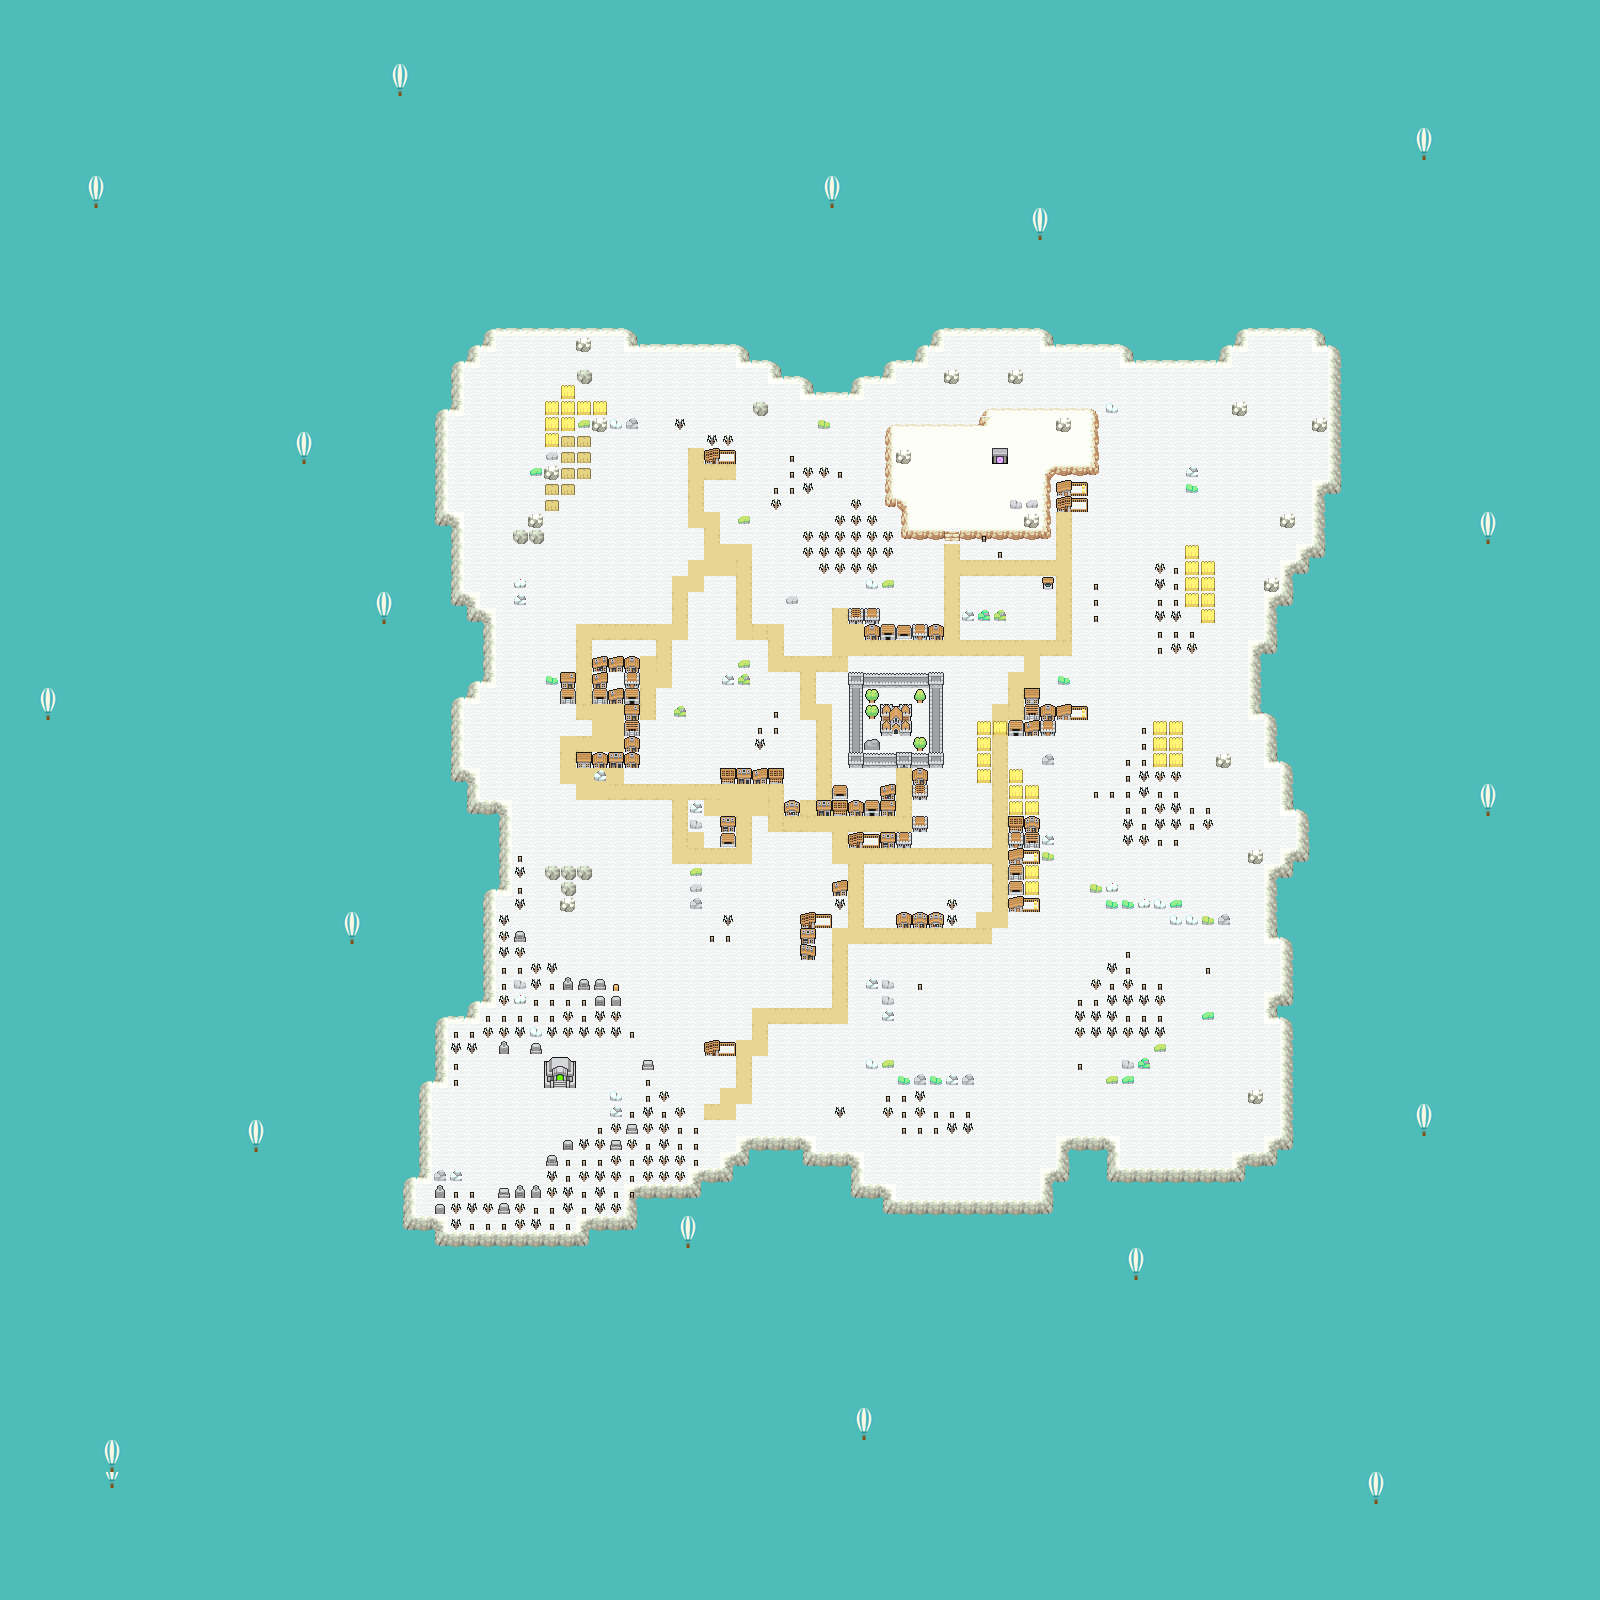

A 2D game scene composited from a Tiled map and its tileset images. What follows is a short description and the map's XML, with each tile layer's data collapsed to a summary:
An orthogonal 100x100 tile map with 16x16 px tiles, 5 tile layers (floor, path, cliff, secondFloor, ...), 10 tilesets and 238 objects (236x collision, spawnPlayer, toAirDonjon).

<map version="1.5" tiledversion="1.7.2" orientation="orthogonal" renderorder="right-down" width="100" height="100" tilewidth="16" tileheight="16" infinite="0" nextlayerid="7" nextobjectid="256">
  <tileset firstgid="1" source="white_wool.tsx" />
  <tileset firstgid="2" source="AllAssetsPreview.tsx" />
  <tileset firstgid="1351" source="Rocks.tsx" />
  <tileset firstgid="1363" source="WinterDeadTrees.tsx" />
  <tileset firstgid="1367" source="ColoredBuildingsPreview.tsx" />
  <tileset firstgid="2147" source="Cliff_winter.tsx" />
  <tileset firstgid="2210" source="aerostat-hot-air-balloon-festival-flight-aqua-removebg-preview (2).tsx" />
  <tileset firstgid="2214" source="Portal.tsx" />
  <tileset firstgid="2218" source="Tombstones.tsx" />
  <tileset firstgid="2226" source="../assetHub/Portal.tsx" />
  <layer id="1" name="floor" width="100" height="100">
    <data>[10000 cells, 10000 non-empty, 5 distinct tile ids]</data>
  </layer>
  <layer id="4" name="path" width="100" height="100">
    <data>[10000 cells, 239 non-empty, 4 distinct tile ids]</data>
  </layer>
  <layer id="5" name="cliff" width="100" height="100">
    <data>[10000 cells, 673 non-empty, 17 distinct tile ids]</data>
  </layer>
  <layer id="3" name="secondFloor" width="100" height="100">
    <data>[10000 cells, 65 non-empty, 17 distinct tile ids]</data>
  </layer>
  <layer id="2" name="buildings" width="100" height="100">
    <data>[10000 cells, 566 non-empty, 74 distinct tile ids]</data>
  </layer>
  <objectgroup id="6" name="objects">
    <object id="1" name="spawnPlayer" x="965.167" y="474.75">
      <point />
    </object>
    <object id="3" type="collision" x="416" y="416.75" width="21" height="112.75" />
    <object id="4" type="collision" x="432" y="367.875" width="21" height="48.25" />
    <object id="5" type="collision" x="448.5" y="351.875" width="21" height="16.75" />
    <object id="6" type="collision" x="459.5" y="335.625" width="21" height="19.5" />
    <object id="7" type="collision" x="474.5" y="317.625" width="21" height="28.75" />
    <object id="8" type="collision" x="482.25" y="316.125" width="156" height="20.75" />
    <object id="9" type="collision" x="625.25" y="326.375" width="156" height="20.75" />
    <object id="10" type="collision" x="736.75" y="344.125" width="76.5" height="20.75" />
    <object id="11" type="collision" x="768.75" y="361.125" width="65.75" height="20.75" />
    <object id="12" type="collision" x="797.125" y="375.875" width="65.75" height="20.75" />
    <object id="13" type="collision" x="829.375" y="359.125" width="65.75" height="20.75" />
    <object id="14" type="collision" x="859.875" y="342.125" width="65.75" height="20.75" />
    <object id="15" type="collision" x="874.375" y="327.375" width="65.75" height="20.75" />
    <object id="16" type="collision" x="930.375" y="315.875" width="128.75" height="20.75" />
    <object id="17" type="collision" x="1039.63" y="336.125" width="93.5" height="20.75" />
    <object id="18" type="collision" x="1117.38" y="348.875" width="116" height="20.75" />
    <object id="19" type="collision" x="1188.13" y="330.875" width="65.75" height="20.75" />
    <object id="20" type="collision" x="1231.88" y="316.875" width="97" height="20.75" />
    <object id="21" type="collision" x="1308.63" y="337.125" width="65.75" height="20.75" />
    <object id="22" type="collision" x="1324.63" y="350.625" width="32" height="133.75" />
    <object id="23" type="collision" x="1308.63" y="474.875" width="27.75" height="85" />
    <object id="24" type="collision" x="1291.38" y="541.875" width="36" height="73.5" />
    <object id="25" type="collision" x="1277.13" y="557.625" width="27.25" height="55.25" />
    <object id="26" type="collision" x="1262.13" y="587.125" width="22" height="72.75" />
    <object id="27" type="collision" x="1246.5" y="635.125" width="22" height="82.75" />
    <object id="28" type="collision" x="1261" y="697.375" width="22" height="72.75" />
    <object id="29" type="collision" x="1275.5" y="744.375" width="22" height="72.75" />
    <object id="30" type="collision" x="1293.75" y="801.625" width="22" height="72.75" />
    <object id="31" type="collision" x="1278.25" y="842.875" width="22" height="72.75" />
    <object id="32" type="collision" x="1264.75" y="861.625" width="22" height="85.25" />
    <object id="33" type="collision" x="1275.75" y="932.125" width="22" height="72.75" />
    <object id="34" type="collision" x="1262.25" y="984.875" width="22" height="44.25" />
    <object id="35" type="collision" x="1275.75" y="1013.13" width="22" height="132.25" />
    <object id="36" type="collision" x="1262.5" y="1131.88" width="22" height="41" />
    <object id="37" type="collision" x="1230" y="1145.63" width="41" height="25.75" />
    <object id="38" type="collision" x="1105.5" y="1163.63" width="140.75" height="23.75" />
    <object id="39" type="collision" x="1051.38" y="1130.63" width="67.5" height="48.25" />
    <object id="40" type="collision" x="1036.75" y="1164.88" width="22.25" height="48.25" />
    <object id="41" type="collision" x="847.5" y="1182.13" width="49" height="23.25" />
    <object id="42" type="collision" x="866.125" y="1196.88" width="167.75" height="23.25" />
    <object id="43" type="collision" x="798.75" y="1147.63" width="63.25" height="40.25" />
    <object id="44" type="collision" x="739.375" y="1131.63" width="71.75" height="40.25" />
    <object id="45" type="collision" x="718.875" y="1148.63" width="35.75" height="42.5" />
    <object id="46" type="collision" x="684.125" y="1165.25" width="50" height="38.5" />
    <object id="52" type="collision" x="426.375" y="1003" width="24" height="88" />
    <object id="54" type="collision" x="407" y="1061.25" width="24" height="106.5" />
    <object id="57" type="collision" x="486.25" y="801.25" width="24" height="94.25" />
    <object id="58" type="collision" x="448" y="770.25" width="41.25" height="56.25" />
    <object id="59" type="collision" x="444.25" y="691.125" width="22.5" height="92.75" />
    <object id="60" type="collision" x="457.5" y="678.875" width="22.5" height="25" />
    <object id="61" type="collision" x="467.25" y="605" width="28.5" height="84" />
    </objectgroup>
</map>
<!-- 186 of 238 objects omitted -->
